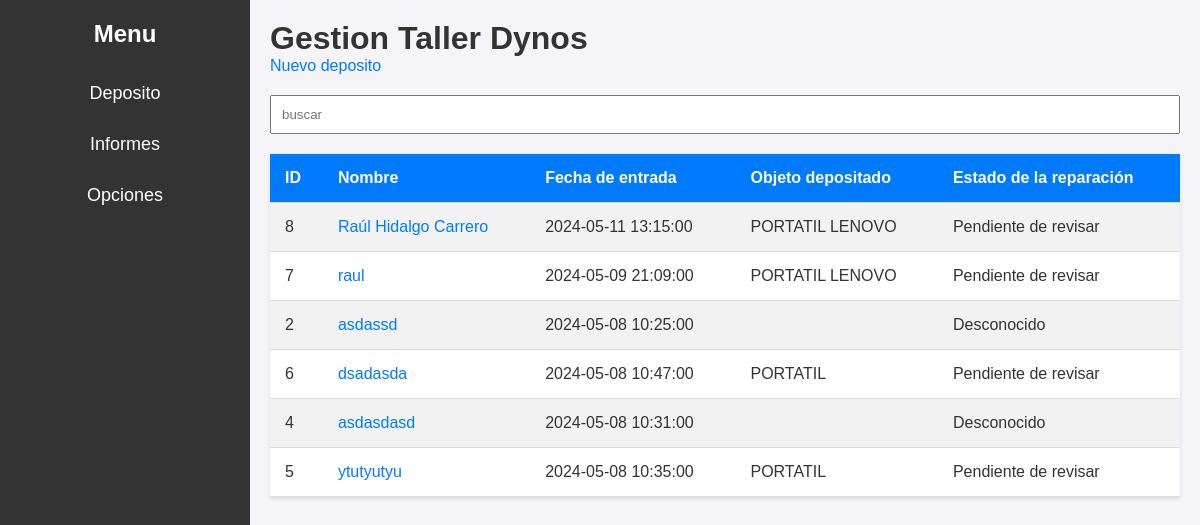
Before: / with the older database file.
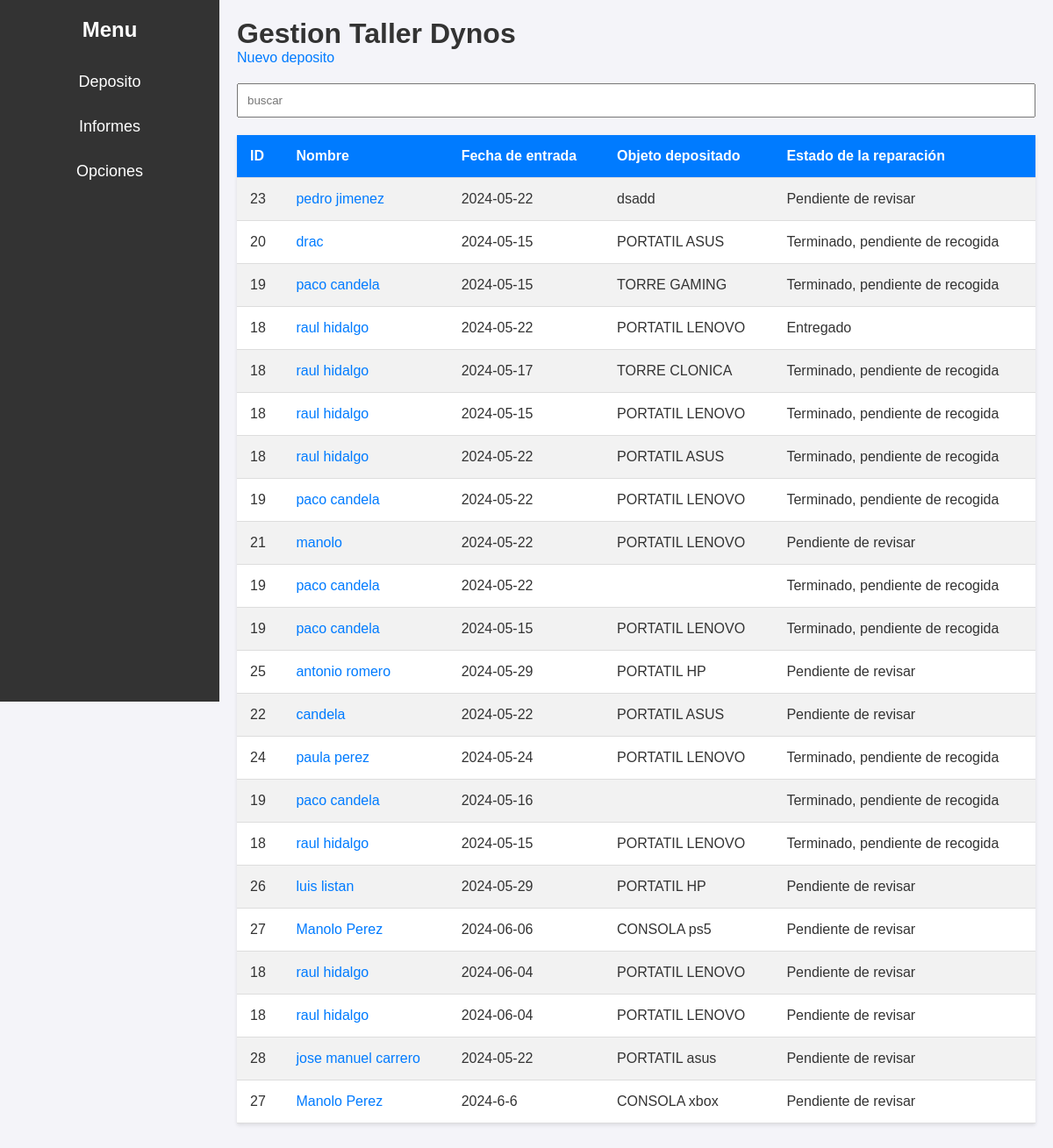
After: the same page with the newer database file.
### tables this page shows
CREATE TABLE `depositos` (
  `codigo_barras` varchar(50) NOT NULL,
  `id_cliente` int(11) DEFAULT NULL,
  `estado` int(11) DEFAULT NULL,
  `resultado_reparacion` int(11) DEFAULT NULL,
  `fecha_entrada` text DEFAULT NULL,
  `fecha_retirada` datetime DEFAULT NULL,
  `datos_deposita` text DEFAULT NULL,
  `problemas` text DEFAULT NULL,
  `solucion` text DEFAULT NULL,
  `contraseña_so` varchar(255) DEFAULT NULL,
  `prioridad` int(11) DEFAULT NULL,
  `nserie` varchar(255) DEFAULT NULL,
  `albaran` varchar(255) DEFAULT NULL,
  `presupuesto` decimal(10,2) DEFAULT NULL,
  `adelantado` decimal(10,2) DEFAULT NULL,
  `base_imponible` decimal(10,2) DEFAULT NULL,
  `iva` decimal(10,2) DEFAULT NULL,
  `total` decimal(10,2) DEFAULT NULL,
  `empleado` decimal(10,0) DEFAULT NULL
);

CREATE TABLE `clientes` (
  `id` int(11) NOT NULL,
  `nombre` varchar(255) DEFAULT NULL,
  `email` varchar(255) DEFAULT NULL,
  `telefono` varchar(20) DEFAULT NULL,
  `dni` varchar(20) DEFAULT NULL,
  `poblacion` varchar(100) DEFAULT NULL,
  `direccion` varchar(255) DEFAULT NULL,
  `codigo_postal` varchar(10) DEFAULT NULL
);

### index.php (the view, shortened to what this page needs)
<!DOCTYPE html>
<html lang="en">
<head>
    <link rel="stylesheet" href="css/index.css">
    <link rel="stylesheet" href="css/menu.css">
</head>
<body>
<div class="sidebar">
        <div class="sidebar-title">Menu</div>
        <a href="#deposito" class="sidebar-link">Deposito</a>
        <a href="informes.html" class="sidebar-link">Informes</a>
        <a href="opciones.html" class="sidebar-link">Opciones</a>
    </div>
    <div class="main-content">
        <h1>Gestion Taller Dynos</h1>
        <p><a href="Nuevo.html">Nuevo deposito</a></p>
        <form method="GET" action="">
            <input type="text" id="search" name="barcode" placeholder="buscar">
        </form>
            <?php
            require 'Bd/conn.php';
            $estados = [
                1 => 'Pendiente de revisar',
                2 => 'En revision o reparacion',
                3 => 'Terminado, pendiente de recogida',
                4 => 'Pendiente piezas',
                5 => 'En servicio externo',
                6 => 'Pendiente aceptacion presupuesto',
                7 => 'Pendiente RMA',
                8 => 'Abonado',
                9 => 'Entregado'
            ];
            $sql = "SELECT clientes.id, clientes.nombre, depositos.fecha_entrada, depositos.datos_deposita, depositos.estado, depositos.codigo_barras
                        FROM clientes
                        INNER JOIN depositos ON clientes.id = depositos.id_cliente";
            $result = $conn->query($sql);
            if ($result->num_rows > 0) {
                echo "<table><tr><th>ID</th><th>Nombre</th><th>Fecha de entrada</th><th>Objeto depositado</th><th>Estado de la reparación</th></tr>";
                while($row = $result->fetch_assoc()) {
                    $estado = isset($estados[$row["estado"]]) ? $estados[$row["estado"]] : 'Desconocido';
                    echo "<tr><td>" . $row["id"]. "</td><td><a href='depositos.html?codigo_barras=" . $row["codigo_barras"] . "&id=" . $row["id"] . "'>" . $row["nombre"]. "</a></td><td>" . $row["fecha_entrada"]. "</td><td>" . $row["datos_deposita"]. "</td><td>" . $estado . "</td></tr>";
                }
                echo "</table>";
            } else {
                echo "0 results";
            }
            ?>
        </div>
</body>
</html>

### css/index.css (style rules this page uses)
* { margin: 0; padding: 0; box-sizing: border-box; }
body { font-family: Arial, sans-serif; background-color: #f4f4f9; color: #333; }
table { width: 100%; border-collapse: collapse; margin-bottom: 20px; background-color: #fff; box-shadow: 0 2px 4px rgba(0, 0, 0, 0.1); }
table th, table td { padding: 15px; text-align: left; border-bottom: 1px solid #ddd; }
table th { background-color: #007bff; color: #fff; }
table tr:nth-child(even) { background-color: #f2f2f2; }
a { color: #007bff; text-decoration: none; }

### css/menu.css (style rules this page uses)
body, html { margin: 0; padding: 0; font-family: Arial, sans-serif; }
body { display: flex; }
.sidebar { height: 100vh; width: 250px; position: fixed; top: 0; left: 0; background-color: #333; color: white; padding-top: 20px; display: flex; flex-direction: column; align-items: center; }
.sidebar-title { font-size: 24px; margin-bottom: 20px; font-weight: bold; }
.sidebar-link { padding: 15px 20px; text-decoration: none; font-size: 18px; color: white; width: 100%; text-align: center; transition: background-color 0.3s; }
.main-content { margin-left: 250px; padding: 20px; width: calc(100% - 250px); }
h1 { margin-top: 0; }
#search { width: 100%; padding: 10px; margin: 20px 0; box-sizing: border-box; }

Changed rows visible on the page:
removed depositos: id_cliente "8", id_cliente.nombre "Raúl Hidalgo Carrero", fecha_entrada "2024-05-11 13:15:00", datos_deposita "PORTATIL LENOVO", estado "Pendiente de revisar"
removed depositos: id_cliente "7", id_cliente.nombre "raul", fecha_entrada "2024-05-09 21:09:00", datos_deposita "PORTATIL LENOVO", estado "Pendiente de revisar"
removed depositos: id_cliente "2", id_cliente.nombre "asdassd", fecha_entrada "2024-05-08 10:25:00", estado "Desconocido"
removed depositos: id_cliente "6", id_cliente.nombre "dsadasda", fecha_entrada "2024-05-08 10:47:00", datos_deposita "PORTATIL", estado "Pendiente de revisar"
removed depositos: id_cliente "4", id_cliente.nombre "asdasdasd", fecha_entrada "2024-05-08 10:31:00", estado "Desconocido"
removed depositos: id_cliente "5", id_cliente.nombre "ytutyutyu", fecha_entrada "2024-05-08 10:35:00", datos_deposita "PORTATIL", estado "Pendiente de revisar"
added depositos: id_cliente "23", id_cliente.nombre "pedro jimenez", fecha_entrada "2024-05-22", datos_deposita "dsadd", estado "Pendiente de revisar"
added depositos: id_cliente "20", id_cliente.nombre "drac", fecha_entrada "2024-05-15", datos_deposita "PORTATIL ASUS", estado "Terminado, pendiente de recogida"
added depositos: id_cliente "19", id_cliente.nombre "paco candela", fecha_entrada "2024-05-15", datos_deposita "TORRE GAMING", estado "Terminado, pendiente de recogida"
added depositos: id_cliente "18", id_cliente.nombre "raul hidalgo", fecha_entrada "2024-05-22", datos_deposita "PORTATIL LENOVO", estado "Entregado"
added depositos: id_cliente "18", id_cliente.nombre "raul hidalgo", fecha_entrada "2024-05-17", datos_deposita "TORRE CLONICA", estado "Terminado, pendiente de recogida"
added depositos: id_cliente "18", id_cliente.nombre "raul hidalgo", fecha_entrada "2024-05-15", datos_deposita "PORTATIL LENOVO", estado "Terminado, pendiente de recogida"
added depositos: id_cliente "18", id_cliente.nombre "raul hidalgo", fecha_entrada "2024-05-22", datos_deposita "PORTATIL ASUS", estado "Terminado, pendiente de recogida"
added depositos: id_cliente "19", id_cliente.nombre "paco candela", fecha_entrada "2024-05-22", datos_deposita "PORTATIL LENOVO", estado "Terminado, pendiente de recogida"
added depositos: id_cliente "21", id_cliente.nombre "manolo", fecha_entrada "2024-05-22", datos_deposita "PORTATIL LENOVO", estado "Pendiente de revisar"
added depositos: id_cliente "19", id_cliente.nombre "paco candela", fecha_entrada "2024-05-22", estado "Terminado, pendiente de recogida"
added depositos: id_cliente "19", id_cliente.nombre "paco candela", fecha_entrada "2024-05-15", datos_deposita "PORTATIL LENOVO", estado "Terminado, pendiente de recogida"
added depositos: id_cliente "25", id_cliente.nombre "antonio romero", fecha_entrada "2024-05-29", datos_deposita "PORTATIL HP", estado "Pendiente de revisar"
added depositos: id_cliente "22", id_cliente.nombre "candela", fecha_entrada "2024-05-22", datos_deposita "PORTATIL ASUS", estado "Pendiente de revisar"
added depositos: id_cliente "24", id_cliente.nombre "paula perez", fecha_entrada "2024-05-24", datos_deposita "PORTATIL LENOVO", estado "Terminado, pendiente de recogida"
added depositos: id_cliente "19", id_cliente.nombre "paco candela", fecha_entrada "2024-05-16", estado "Terminado, pendiente de recogida"
added depositos: id_cliente "18", id_cliente.nombre "raul hidalgo", fecha_entrada "2024-05-15", datos_deposita "PORTATIL LENOVO", estado "Terminado, pendiente de recogida"
added depositos: id_cliente "26", id_cliente.nombre "luis listan", fecha_entrada "2024-05-29", datos_deposita "PORTATIL HP", estado "Pendiente de revisar"
added depositos: id_cliente "27", id_cliente.nombre "Manolo Perez", fecha_entrada "2024-06-06", datos_deposita "CONSOLA ps5", estado "Pendiente de revisar"
added depositos: id_cliente "18", id_cliente.nombre "raul hidalgo", fecha_entrada "2024-06-04", datos_deposita "PORTATIL LENOVO", estado "Pendiente de revisar"
added depositos: id_cliente "18", id_cliente.nombre "raul hidalgo", fecha_entrada "2024-06-04", datos_deposita "PORTATIL LENOVO", estado "Pendiente de revisar"
added depositos: id_cliente "28", id_cliente.nombre "jose manuel carrero", fecha_entrada "2024-05-22", datos_deposita "PORTATIL asus", estado "Pendiente de revisar"
added depositos: id_cliente "27", id_cliente.nombre "Manolo Perez", fecha_entrada "2024-6-6", datos_deposita "CONSOLA xbox", estado "Pendiente de revisar"
